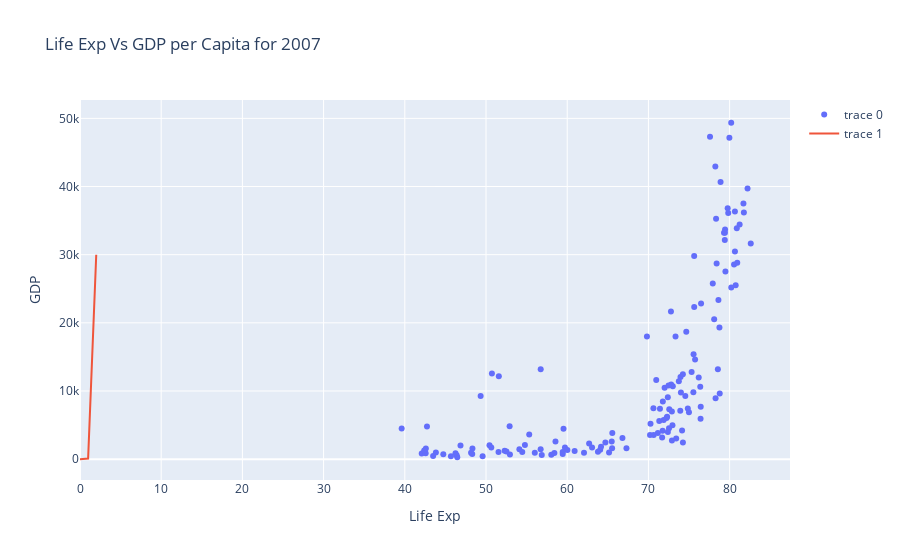

Notebook code for this chart:
### Code cell
trace1 = go.Scatter(x=temp_df['lifeExp'],y=temp_df['gdpPercap'],mode='markers')
trace2 = go.Scatter(x=[0,1,2],y=[0,90,30000],mode='lines')

data = [trace1,trace2]

layout = go.Layout(title='Life Exp Vs GDP per Capita for 2007', xaxis={'title':'Life Exp'},yaxis={'title':'GDP'})
fig = go.Figure(data,layout)

fig.show()

### Figure 1 — Plotly figure (JSON) as saved in the notebook; plotly's stock layout.template omitted (floating-point values rounded to 4 significant figures; data arrays with more than 128 entries replaced by an {"elided": "..."} marker saying what was removed)
{"data": [{"mode": "markers", "type": "scatter", "x": {"elided": "142 float values"}, "y": {"elided": "142 float values"}}, {"mode": "lines", "type": "scatter", "x": [0, 1, 2], "y": [0, 90, 30000]}], "layout": {"title": {"text": "Life Exp Vs GDP per Capita for 2007"}, "xaxis": {"title": {"text": "Life Exp"}}, "yaxis": {"title": {"text": "GDP"}}}}
